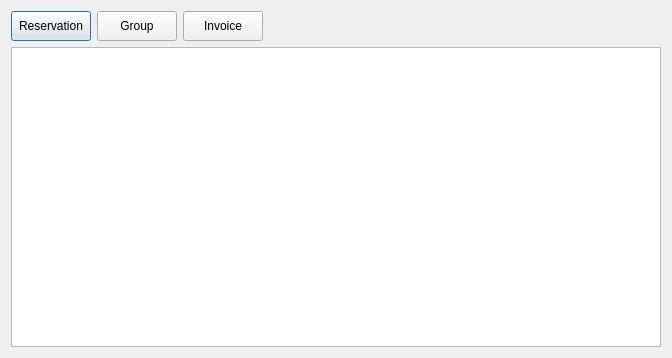
<?xml version="1.0" encoding="UTF-8"?>
<ui version="4.0">
 <class>DlgReserveQuickInfo</class>
 <widget class="QDialog" name="DlgReserveQuickInfo">
  <property name="geometry">
   <rect>
    <x>0</x>
    <y>0</y>
    <width>668</width>
    <height>354</height>
   </rect>
  </property>
  <property name="windowTitle">
   <string>Quick info</string>
  </property>
  <layout class="QVBoxLayout" name="verticalLayout">
   <item>
    <widget class="QWidget" name="widget" native="true">
     <property name="minimumSize">
      <size>
       <width>0</width>
       <height>30</height>
      </size>
     </property>
     <layout class="QHBoxLayout" name="horizontalLayout">
      <property name="leftMargin">
       <number>0</number>
      </property>
      <property name="topMargin">
       <number>0</number>
      </property>
      <property name="rightMargin">
       <number>0</number>
      </property>
      <property name="bottomMargin">
       <number>0</number>
      </property>
      <item>
       <widget class="QPushButton" name="btnOpenReserve">
        <property name="minimumSize">
         <size>
          <width>30</width>
          <height>30</height>
         </size>
        </property>
        <property name="maximumSize">
         <size>
          <width>2222</width>
          <height>30</height>
         </size>
        </property>
        <property name="toolTip">
         <string>Open reservation</string>
        </property>
        <property name="text">
         <string>Reservation</string>
        </property>
        <property name="icon">
         <iconset resource="../Resort/res.qrc">
          <normaloff>:/images/checkin.png</normaloff>:/images/checkin.png</iconset>
        </property>
        <property name="iconSize">
         <size>
          <width>20</width>
          <height>20</height>
         </size>
        </property>
       </widget>
      </item>
      <item>
       <widget class="QPushButton" name="btnGroup">
        <property name="maximumSize">
         <size>
          <width>222</width>
          <height>222</height>
         </size>
        </property>
        <property name="text">
         <string>Group</string>
        </property>
        <property name="icon">
         <iconset resource="../Resort/res.qrc">
          <normaloff>:/images/groupreservation.png</normaloff>:/images/groupreservation.png</iconset>
        </property>
       </widget>
      </item>
      <item>
       <widget class="QPushButton" name="btnOpenInvoice">
        <property name="minimumSize">
         <size>
          <width>30</width>
          <height>30</height>
         </size>
        </property>
        <property name="maximumSize">
         <size>
          <width>22222</width>
          <height>30</height>
         </size>
        </property>
        <property name="toolTip">
         <string>Open invoice</string>
        </property>
        <property name="text">
         <string>Invoice</string>
        </property>
        <property name="icon">
         <iconset resource="../Resort/res.qrc">
          <normaloff>:/images/invoice.png</normaloff>:/images/invoice.png</iconset>
        </property>
        <property name="iconSize">
         <size>
          <width>20</width>
          <height>20</height>
         </size>
        </property>
       </widget>
      </item>
      <item>
       <spacer name="horizontalSpacer">
        <property name="orientation">
         <enum>Qt::Horizontal</enum>
        </property>
        <property name="sizeHint" stdset="0">
         <size>
          <width>218</width>
          <height>20</height>
         </size>
        </property>
       </spacer>
      </item>
     </layout>
    </widget>
   </item>
   <item>
    <widget class="QTableWidget" name="tblData">
     <property name="minimumSize">
      <size>
       <width>650</width>
       <height>300</height>
      </size>
     </property>
     <property name="verticalScrollBarPolicy">
      <enum>Qt::ScrollBarAlwaysOff</enum>
     </property>
     <property name="horizontalScrollBarPolicy">
      <enum>Qt::ScrollBarAlwaysOff</enum>
     </property>
     <property name="editTriggers">
      <set>QAbstractItemView::NoEditTriggers</set>
     </property>
     <property name="selectionMode">
      <enum>QAbstractItemView::NoSelection</enum>
     </property>
     <attribute name="horizontalHeaderVisible">
      <bool>false</bool>
     </attribute>
     <attribute name="horizontalHeaderHighlightSections">
      <bool>false</bool>
     </attribute>
     <attribute name="verticalHeaderVisible">
      <bool>false</bool>
     </attribute>
     <attribute name="verticalHeaderHighlightSections">
      <bool>true</bool>
     </attribute>
     <column>
      <property name="text">
       <string>New Column</string>
      </property>
     </column>
     <column>
      <property name="text">
       <string>New Column</string>
      </property>
     </column>
    </widget>
   </item>
  </layout>
 </widget>
 <resources>
  <include location="../Resort/res.qrc"/>
 </resources>
 <connections/>
</ui>
